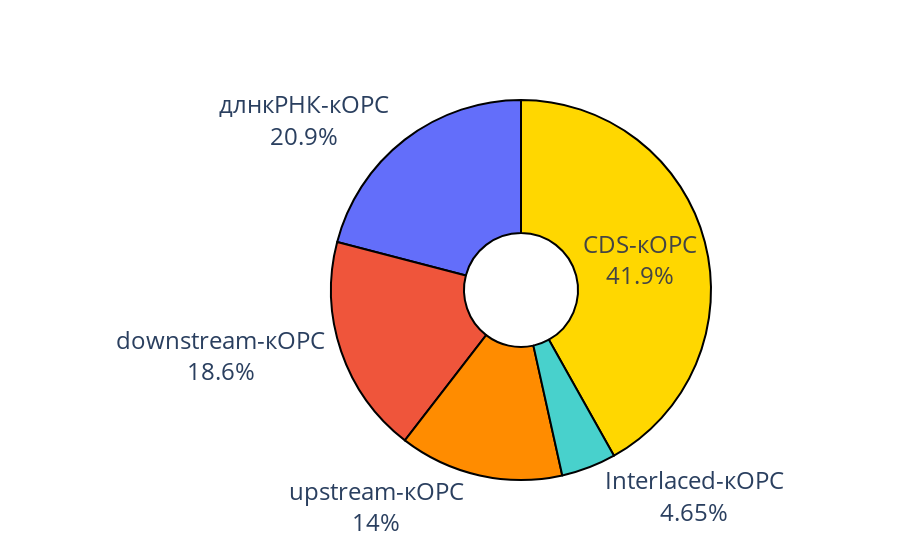

Notebook code for this chart:
### Code cell
# Use `hole` to create a donut-like pie chart
fig = go.Figure(data=[go.Pie(labels=group_class['Classification'], values=group_class['sORF'], hole=.3)])
#fig.update_layout(title_text="The ten most common types of domains in conserved sORFs")
fig.update_traces(textfont_size=24,hoverinfo='label+percent',textinfo='label+percent', showlegend=False, marker=dict(colors=colors, line=dict(color='#000000', width=2)))
fig.show()
fig.write_image(r"/Users/igorfesenko/ms_class_distr.jpeg", scale=3, width=1000, height=750)

### Figure 1 — Plotly figure (JSON) as saved in the notebook; plotly's stock layout.template omitted (floating-point values rounded to 4 significant figures)
{"data": [{"hole": 0.3, "hoverinfo": "label+percent", "labels": ["CDS-кОРС", "Interlaced-кОРС", "upstream-кОРС", "длнкРНК-кОРС", "downstream-кОРС"], "marker": {"colors": ["gold", "mediumturquoise", "darkorange"], "line": {"color": "#000000", "width": 2}}, "showlegend": false, "textfont": {"size": 24}, "textinfo": "label+percent", "type": "pie", "values": [18, 2, 6, 9, 8]}], "layout": {}}
